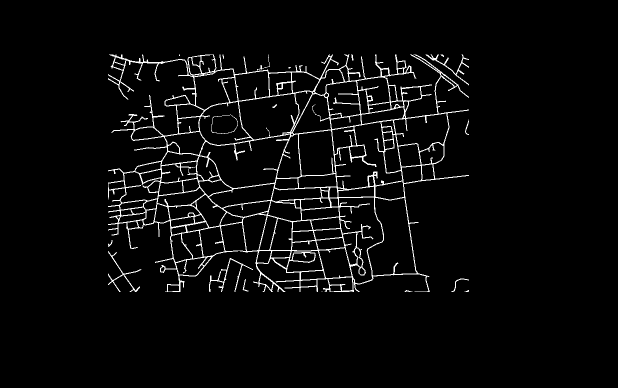
#> input picture Task1/Task1.2/map1.2.png, 1235 x 776 px (shown at 1/2 size)
$ python 'Task1.2 BFS.py'
#> lines starting #> are read from the running program, lines starting #| are printed output that depends on the picture; after the words box and inside, x2 and y2 are one past the last pixel; in counts of white or black regions, pixels touching at a corner belong together
import cv2
import numpy as np
import time

#MAP TRAVERSAL USING BFS ALGORITHM
begin = time.time() #start time
img=cv2.imread('map1.2.png',0) #storing the given map
#> img: shape (776, 1235); min 0, max 255, mean 10
b=880
a=145
d=359
c=563
c1=c
d1=d
n,m=img.shape
#> n = 776; m = 1235
cv2.namedWindow('Image', cv2.WINDOW_NORMAL)
cv2.imshow('Image', img)
img[a][b] = 255
#> img: shape (776, 1235); min 0, max 255, mean 10
img[c][d] = 255
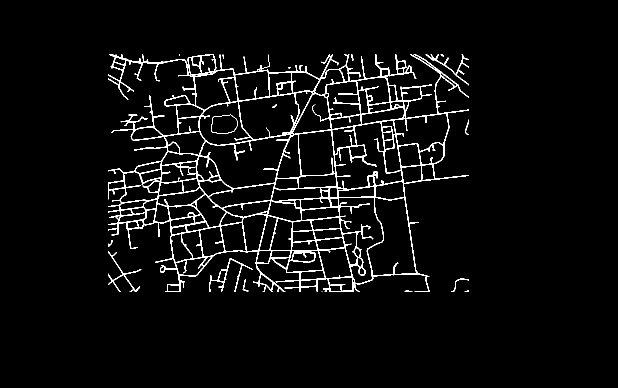
#> img: shape (776, 1235) (shown at 1/2 size); 3.9% white in thin lines or dots, all inside (x1, y1, x2, y2) = (216, 109, 938, 584)
img1 = np.full((n, m), 0)
img1[a][b] = 1
# start : a,b
# end : c,d
stack1=[]
stack2=[]
stack1.append(a)
stack2.append(b)
stack3=[]
stack4=[]
#stack1 stores the row for that particular step with step number k
#stack2 stores the column for that particular step with step number k
#stack3 stores the rows for all the next step values i.e. k+1
#stack4 stores the columns for all the next step values i.e. k+1
def step(i,j,k):
    if (i > 0) and (img1[i - 1][j] == 0) and (img[i - 1][j] == 255):
        img1[i - 1][j] = k + 1
        stack3.append(i - 1)
        stack4.append(j)
    if (j > 0) and (img1[i][j - 1] == 0) and (img[i][j - 1] == 255):
        img1[i][j - 1] = k + 1
        stack3.append(i)
        stack4.append(j - 1)
    if (i + 1 < n) and (img1[i + 1][j] == 0) and (img[i + 1][j] == 255):
        img1[i + 1][j] = k + 1
        stack3.append(i + 1)
        stack4.append(j)
    if (j + 1 < m) and (img1[i][j + 1] == 0) and (img[i][j + 1] == 255):
        img1[i][j + 1] = k + 1
        stack3.append(i)
        stack4.append(j + 1)
    if (i + 1 < n) and (j + 1 < m) and (img1[i + 1][j + 1] == 0) and (img[i + 1][j + 1] == 255):
        img1[i + 1][j + 1] = k + 1
        stack3.append(i + 1)
        stack4.append(j + 1)
    if (i + 1 < n) and (j > 0) and (img1[i + 1][j - 1] == 0) and (img[i + 1][j - 1] == 255):
        img1[i + 1][j - 1] = k + 1
        stack3.append(i + 1)
        stack4.append(j - 1)
    if (j + 1 < m) and (i > 0) and (img1[i - 1][j + 1] == 0) and (img[i - 1][j + 1] == 255):
        img1[i - 1][j + 1] = k + 1
        stack3.append(i - 1)
        stack4.append(j + 1)
    if (i > 0) and (j > 0) and (img1[i - 1][j - 1] == 0) and (img[i - 1][j - 1] == 255):
        img1[i - 1][j - 1] = k + 1
        stack3.append(i - 1)
        stack4.append(j - 1)
#checking all the 8 neighbours/children and if path(untraversed white pixel) is available , then step number
#increases by 1

cp=0
k = 0
while (img1[c][d]==0):
    cp = 0
    k = k + 1
    while cp < len(stack1):
        step(stack1[cp], stack2[cp], k)  # traversing step by step
        cp = cp + 1
    s = 0
    stack1.clear()
    stack2.clear()
    #copying all the rows and column numbers for next iteration from stack3 and stack4 to stack1 and stack2
    while s < len(stack3):
        stack1.append(stack3[s])
        stack2.append(stack4[s])
        s = s + 1
    stack3.clear()
    stack4.clear()
    #stack3[] and stack4[] cleared once a particular iteration is done


cv2.namedWindow('NewImage', cv2.WINDOW_NORMAL) ##window for display of path

p = img1[c][d]
#path1 function retraces the shortest path
def path1(r,s,p):
    global c
    global d
    if (r > 0) and (img1[r - 1][s] == p - 1):
        img[r - 1][s] = 127
        c = r-1
        d = s
        cv2.imshow('NewImage', img)
        cv2.waitKey(10)

    elif (s > 0) and (img1[r][s - 1] == p - 1):
        img[r][s - 1] = 127
        c = r
        d = s - 1
        cv2.imshow('NewImage', img)
        cv2.waitKey(10)
    elif (r + 1 < n) and (img1[r + 1][s] == p - 1):
        img[r + 1][s] = 127
        c = r + 1
        d = s
        cv2.imshow('NewImage', img)
        cv2.waitKey(10)
    elif (s + 1 < m) and (img1[r][s + 1] == p - 1):
        img[r][s + 1] = 127
        c = r
        d = s+1
        cv2.imshow('NewImage', img)
        cv2.waitKey(10)
    elif (r + 1 < n) and (s + 1 < m) and (img1[r + 1][s + 1] == p - 1):
        img[r + 1][s + 1] = 127
        c = r + 1
        d = s + 1
        cv2.imshow('NewImage', img)
        cv2.waitKey(10)
    elif (r + 1 < n) and (s > 0) and (img1[r + 1][s - 1] == p - 1):
        img[r + 1][s - 1] = 127
        c = r + 1
        d = s - 1
        cv2.imshow('NewImage', img)
        cv2.waitKey(10)
    elif (r > 0) and (s + 1 < m) and (img1[r - 1][s + 1] == p - 1):
        img[r - 1][s + 1] = 127
        c = r - 1
        d = s + 1
        cv2.imshow('NewImage', img)
        cv2.waitKey(10)
    elif (r > 0) and (s > 0) and (img1[r - 1][s - 1] == p - 1):
        img[r - 1][s - 1] = 127
        c = r - 1
        d = s - 1
        cv2.imshow('NewImage', img)
        cv2.waitKey(10)
#for each step , if any neighbour is available with previous step value, then we get the path
while p>1:
    path1(c,d,p)
    p = p-1 #when step number 1 is reached, we get the entire shortest path
end = time.time() #end time
print("Distance" , img1[c1][d1]-1) #distance of the shortest path
print(end - begin) #total time taken
cv2.waitKey(0)
cv2.destroyAllWindows()
